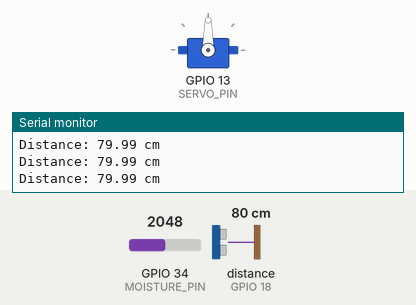
The sketch below on a simulated ESP32. On the bench: servo, the last lines printed to the serial monitor. Wiring (inferred from the names in the program): ultrasonic range finder: trigger GPIO 5; echo GPIO 18. Inputs (shaded band) come from the test bench; at power-on: distance to the obstacle (sensor on GPIO 18) 80 cm, GPIO 34 (MOISTURE_PIN) = 2048. The echo pulse lasts 58.3 µs per cm.

Above: at 12.8 s.
12.9 s: distance to the obstacle (sensor on GPIO 18) set to 12 cm
14.4 s: distance to the obstacle (sensor on GPIO 18) set to 9 cm
At 15.5 s:
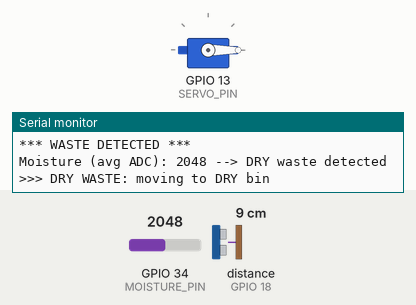
18.9 s: distance to the obstacle (sensor on GPIO 18) set to 2 cm
Timing chart, 0 to 22.9 s (numbered marks = the images above; inputs shaded):
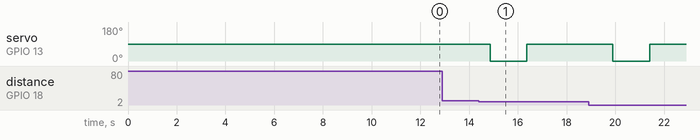

Measured:
- the behaviour switches between 11 and 10 cm on distance to the obstacle (sensor on GPIO 18) (found by bisection; images 0 and 1)
- after the input at 14.4 s, servo on GPIO 13 (SERVO_PIN): 90° → 0° after 0.46 s, → 90° 1.5 s later

The sketch:

smart_dustbin.ino
```cpp
/*
  Dry/Wet Waste Segregation
  Hardware: ESP32, HC-SR04, Soil Moisture (analog), Servo (ESP32Servo)
*/

#include <ESP32Servo.h>

// ---------------------------- Pin Definitions ----------------------------
#define TRIG_PIN 5
#define ECHO_PIN 18
#define MOISTURE_PIN 34
#define SERVO_PIN 13

// ---------------------------- Constants / Thresholds ----------------------------
#define DISTANCE_THRESHOLD 10        // cm - detect presence within this distance
#define MOISTURE_THRESHOLD 2000      // Lower = wet, Higher = dry (calibrate based on your sensor)
#define DRY_BIN_ANGLE 0
#define WET_BIN_ANGLE 135
#define NEUTRAL_ANGLE 90

// ---------------------------- Servo ----------------------------
Servo wasteServo;

// ---------------------------- Variables ----------------------------
long duration_us;
float distance_cm;
int moistureValue;
int binType = -1; // 0 = dry, 1 = wet

// ---------------------------- Sensors & Actuators ----------------------------
float getDistance() {
  // Trigger pulse
  digitalWrite(TRIG_PIN, LOW);
  delayMicroseconds(2);
  digitalWrite(TRIG_PIN, HIGH);
  delayMicroseconds(10);
  digitalWrite(TRIG_PIN, LOW);

  // Listen
  duration_us = pulseIn(ECHO_PIN, HIGH, 30000); // timeout 30ms -> ~5 meters
  if (duration_us == 0) {
    // no echo / out of range
    return -1.0;
  }
  distance_cm = (duration_us * 0.0343) / 2.0;
  return distance_cm;
}

int getMoistureLevel() {
  long sum = 0;
  const int samples = 5;
  for (int i = 0; i < samples; i++) {
    sum += analogRead(MOISTURE_PIN);
    delay(8);
  }
  return int(sum / samples);
}

void moveToWetBin() {
  Serial.println(">>> WET WASTE: moving to WET bin");
  wasteServo.write(WET_BIN_ANGLE);
  delay(1500);
  wasteServo.write(NEUTRAL_ANGLE);
}

void moveToDryBin() {
  Serial.println(">>> DRY WASTE: moving to DRY bin");
  wasteServo.write(DRY_BIN_ANGLE);
  delay(1500);
  wasteServo.write(NEUTRAL_ANGLE);
}

// ---------------------------- Setup ----------------------------
void setup() {
  Serial.begin(115200);
  delay(50);
  Serial.println("\n=== Smart Dustbin: Dry/Wet Segregation ===");

  // pins
  pinMode(TRIG_PIN, OUTPUT);
  pinMode(ECHO_PIN, INPUT);
  pinMode(MOISTURE_PIN, INPUT);

  // servo
  ESP32PWM::allocateTimer(0);
  wasteServo.setPeriodHertz(50);
  wasteServo.attach(SERVO_PIN, 500, 2400);
  wasteServo.write(NEUTRAL_ANGLE);
  delay(800);

  Serial.println("\n=== CALIBRATION MODE ===");
  Serial.println("Testing moisture sensor for 10 seconds...");
  Serial.println("Place sensor in DRY condition, then WET condition:");

  // Calibration loop
  for (int i = 0; i < 20; i++) {
    int testMoist = getMoistureLevel();
    Serial.print("Moisture reading: ");
    Serial.println(testMoist);
    delay(500);
  }

  Serial.println("=== Calibration complete. Adjust MOISTURE_THRESHOLD if needed ===");
  Serial.println("System ready. Place waste near ultrasonic sensor.\n");
}

// ---------------------------- Main Loop ----------------------------
void loop() {
  float dist = getDistance();
  if (dist > 0) {
    Serial.print("Distance: ");
    Serial.print(dist, 2);
    Serial.println(" cm");
  } else {
    Serial.println("Distance: out of range or no echo");
  }

  // Check presence
  if (dist > 0 && dist < DISTANCE_THRESHOLD) {
    Serial.println("\n*** WASTE DETECTED ***");
    delay(300); // small settle

    // read moisture
    int moist = getMoistureLevel();
    Serial.print("Moisture (avg ADC): ");
    Serial.print(moist);

    // Lower values = wetter
    if (moist < MOISTURE_THRESHOLD) {
      Serial.println(" --> WET waste detected");
      binType = 1; // wet
      moveToWetBin();
    } else {
      Serial.println(" --> DRY waste detected");
      binType = 0; // dry
      moveToDryBin();
    }

    Serial.println("Waiting before next detection...\n");
    delay(3000); // wait before next detection to avoid double-triggering
  }

  // brief idle
  delay(200);
}
```
